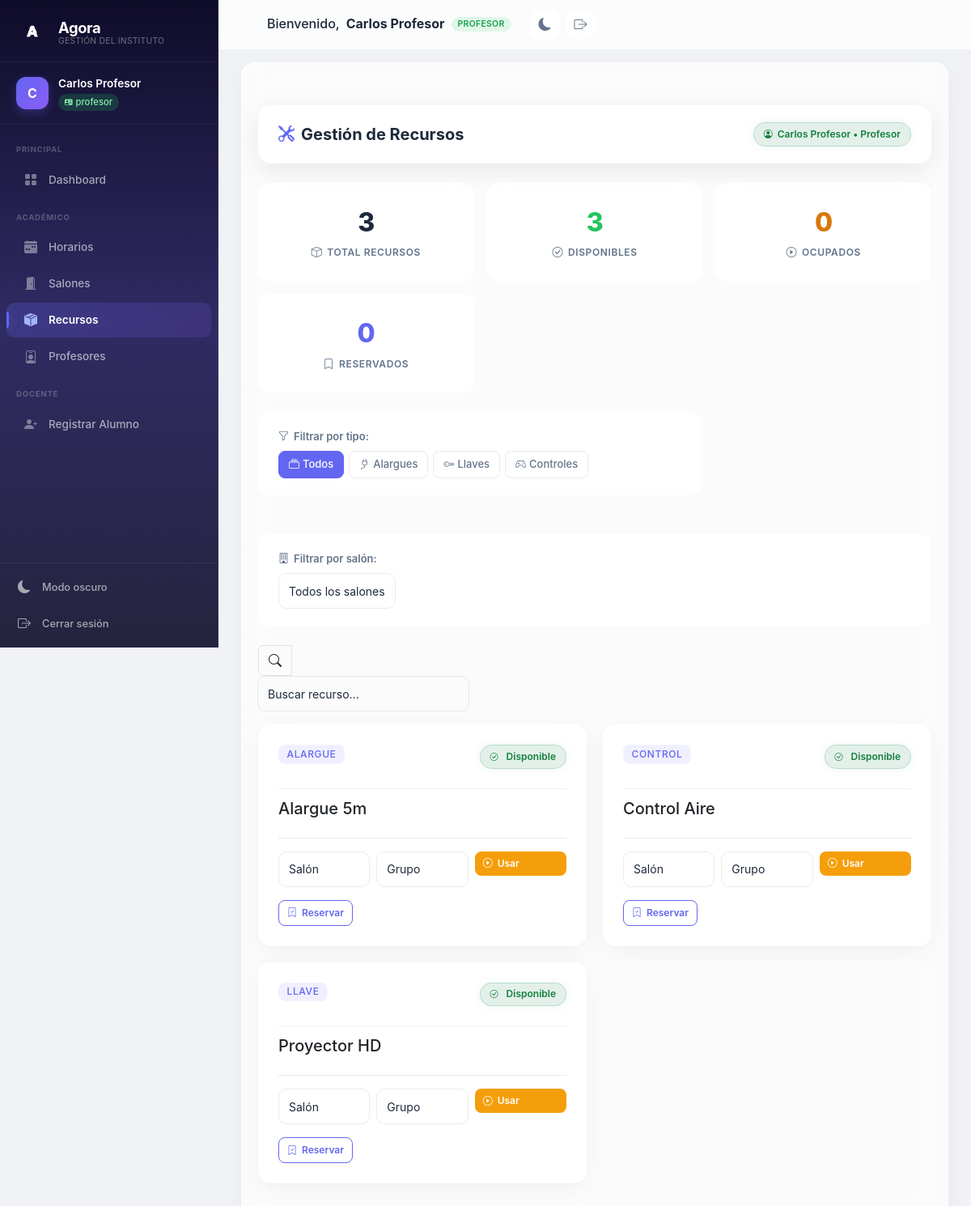
Page /dashboard.php?page=recursos (signed in) on the committed database.
### tables this page shows
CREATE TABLE recursos (
    id          INT UNSIGNED AUTO_INCREMENT PRIMARY KEY,
    nombre      VARCHAR(50) NOT NULL,
    tipo        ENUM('Llave', 'Control', 'Alargue') NOT NULL,
    estado      ENUM('Disponible', 'Ocupado', 'Reservado') NOT NULL DEFAULT 'Disponible',
    descripcion TEXT NULL,
    salon_id    INT UNSIGNED NULL,
    grupo_id    INT UNSIGNED NULL,
    usuario_id  INT UNSIGNED NULL,
    created_at  TIMESTAMP DEFAULT CURRENT_TIMESTAMP,
    updated_at  TIMESTAMP DEFAULT CURRENT_TIMESTAMP ON UPDATE CURRENT_TIMESTAMP,
    FOREIGN KEY (salon_id)   REFERENCES salones(id)  ON DELETE SET NULL,
    FOREIGN KEY (grupo_id)   REFERENCES grupos(id)   ON DELETE SET NULL,
    FOREIGN KEY (usuario_id) REFERENCES usuarios(id) ON DELETE SET NULL,
    INDEX idx_estado (estado),
    INDEX idx_tipo (tipo),
    INDEX idx_salon (salon_id),
    INDEX idx_grupo (grupo_id),
    INDEX idx_usuario (usuario_id)
);

### backend/helpers.php (called while the page is built, shortened)
<?php
function paginate(int $total, int $page, int $per_page): array {
    $total_pages = max(1, (int)ceil($total / $per_page));
    $page = max(1, min($page, $total_pages));
    return [
        'current'  => $page,
        'per_page' => $per_page,
        'total'    => $total,
        'pages'    => $total_pages,
        'offset'   => ($page - 1) * $per_page,
    ];
}

### pages/recursos.php (the view, shortened to what this page needs)
<?php
require_once __DIR__ . '/../backend/db_connection.php';
$conn->set_charset('utf8mb4');
$rol = strtolower($_SESSION['rol'] ?? 'invitado');
$user_id = (int)($_SESSION['user_id'] ?? 0);
$errors = [];
$filtro_tipo = $_GET['tipo'] ?? '';
$filtro_salon = $_GET['salon'] ?? '';
$busqueda = trim($_GET['q'] ?? '');
$current_page = max(1, (int)($_GET['page'] ?? 1));
$per_page = 12;
$q_param = !empty($busqueda) ? '&q=' . urlencode($busqueda) : '';
try {
    $params = [];
    $types = '';
    $where = '';
    $sql_count = "SELECT COUNT(*) AS total FROM recursos r" . $where;
    $total = 0;
    if (!empty($params)) {
        $stmt = $conn->prepare($sql_count);
        $stmt->bind_param($types, ...$params);
        $stmt->execute();
        $total = (int)$stmt->get_result()->fetch_assoc()['total'];
    } else {
        $total = (int)$conn->query($sql_count)->fetch_assoc()['total'];
    }
    $paginfo = paginate($total, $current_page, $per_page);
    $sql_data = "
      SELECT r.*,
             s.nombre_salon,
             g.nombre AS grupo_nombre,
             u.nombre AS usuario_nombre,
             u.rol AS usuario_rol
      FROM recursos r
      LEFT JOIN salones s ON r.salon_id = s.id
      LEFT JOIN grupos g ON r.grupo_id = g.id
      LEFT JOIN usuarios u ON r.usuario_id = u.id
      $where
      ORDER BY r.id DESC
      LIMIT ? OFFSET ?
    ";
    $data_params = $params;
    $data_types = $types;
    $data_params[] = $per_page;
    $data_types .= 'i';
    $data_params[] = $paginfo['offset'];
    $data_types .= 'i';
    $stmt = $conn->prepare($sql_data);
    $stmt->bind_param($data_types, ...$data_params);
    $stmt->execute();
    $res_recursos = $stmt->get_result();
    $salones = $conn->query("SELECT id, nombre_salon FROM salones ORDER BY nombre_salon ASC");
    if ($rol === 'admin') {
        $grupos = $conn->query("SELECT id, nombre FROM grupos ORDER BY nombre ASC");
    } elseif ($rol === 'profesor') {
        $grupos = $conn->query("SELECT DISTINCT g.id, g.nombre FROM grupos g INNER JOIN usuarios u ON u.grupo_id = g.id WHERE u.rol = 'alumno' ORDER BY g.nombre ASC");
    } elseif ($rol === 'alumno') {
        $stmt = $conn->prepare("SELECT g.id, g.nombre FROM grupos g INNER JOIN usuarios u ON u.grupo_id = g.id WHERE u.id = ?");
        $stmt->bind_param('i', $user_id);
        $stmt->execute();
        $grupos = $stmt->get_result();
    }
} catch (Exception $e) {
    $errors[] = $e->getMessage();
    if (!isset($res_recursos)) $res_recursos = null;
    if (!isset($salones)) $salones = null;
    if (!isset($grupos)) $grupos = null;
    $paginfo = paginate(0, 1, $per_page);
}
$stats = ['total' => $total, 'disponibles' => 0, 'ocupados' => 0, 'reservados' => 0];
$recurso_rows = [];
if (isset($res_recursos) && $res_recursos && $res_recursos->num_rows > 0) {
    while ($r = $res_recursos->fetch_assoc()) {
        $recurso_rows[] = $r;
        switch ($r['estado']) {
            case 'Disponible': $stats['disponibles']++; break;
        }
    }
}
$total_recursos = count($recurso_rows);
?>
<div class="recursos-section">
    <div class="page-header">
        <h2>
            <i class="bi bi-tools"></i>
            Gestión de Recursos
        </h2>
        <div class="header-actions">
            <span class="status-badge available">
                <i class="bi bi-person-circle"></i>
                <?= htmlspecialchars($_SESSION['user_name'] ?? 'Usuario', ENT_QUOTES, 'UTF-8') ?> • <?= htmlspecialchars(ucfirst($rol), ENT_QUOTES, 'UTF-8') ?>
            </span>
        </div>
    </div>
    <div class="stats-grid mb-4">
        <div class="stat-card">
            <div class="stat-value"><?= (int)$stats['total'] ?></div>
            <div class="stat-label"><i class="bi bi-box"></i>Total Recursos</div>
        </div>
        <div class="stat-card">
            <div class="stat-value green"><?= (int)$stats['disponibles'] ?></div>
            <div class="stat-label"><i class="bi bi-check-circle"></i>Disponibles</div>
        </div>
        <div class="stat-card">
            <div class="stat-value yellow"><?= (int)$stats['ocupados'] ?></div>
            <div class="stat-label"><i class="bi bi-play-circle"></i>Ocupados</div>
        </div>
        <div class="stat-card">
            <div class="stat-value blue"><?= (int)$stats['reservados'] ?></div>
            <div class="stat-label"><i class="bi bi-bookmark"></i>Reservados</div>
        </div>
    </div>
    <div class="row mb-4">
        <div class="col-md-8">
            <div class="selection-panel">
                <div class="filter-label">
                    <i class="bi bi-funnel"></i>Filtrar por tipo:
                </div>
                <div class="filter-buttons">
                    <a href="dashboard.php?page=recursos<?= $q_param ?><?= !empty($filtro_salon) ? '&salon=' . urlencode($filtro_salon) : '' ?>"
                       class="filter-btn <?= empty($filtro_tipo) ? 'active' : '' ?>">
                        <i class="bi bi-collection"></i> Todos
                    </a>
                    <a href="dashboard.php?page=recursos&tipo=Alargue<?= $q_param ?><?= !empty($filtro_salon) ? '&salon=' . urlencode($filtro_salon) : '' ?>"
                       class="filter-btn <?= $filtro_tipo === 'Alargue' ? 'active' : '' ?>">
                        <i class="bi bi-plug"></i> Alargues
                    </a>
                    <a href="dashboard.php?page=recursos&tipo=Llave<?= $q_param ?><?= !empty($filtro_salon) ? '&salon=' . urlencode($filtro_salon) : '' ?>"
                       class="filter-btn <?= $filtro_tipo === 'Llave' ? 'active' : '' ?>">
                        <i class="bi bi-key"></i> Llaves
                    </a>
                    <a href="dashboard.php?page=recursos&tipo=Control<?= $q_param ?><?= !empty($filtro_salon) ? '&salon=' . urlencode($filtro_salon) : '' ?>"
                       class="filter-btn <?= $filtro_tipo === 'Control' ? 'active' : '' ?>">
                        <i class="bi bi-controller"></i> Controles
                    </a>
                </div>
            </div>
        </div>
        <div class="col-md-4 text-end">
        </div>
    </div>
    <div class="selection-panel">
        <div class="filter-label">
            <i class="bi bi-building"></i>Filtrar por salón:
        </div>
        <div class="filter-buttons">
            <form method="GET" action="dashboard.php" class="d-flex gap-2 align-items-center">
                <select name="salon" class="form-select" style="max-width: 250px;" onchange="this.form.submit()">
                    <option value="">Todos los salones</option>
                </select>
            </form>
        </div>
    </div>
    <div class="row mb-3">
        <div class="col-md-6 col-lg-4">
            <div class="input-group">
                <span class="input-group-text bg-transparent"><i class="bi bi-search"></i></span>
                <input type="text" id="searchRecursos" class="form-control" placeholder="Buscar recurso..."
                       value="<?= htmlspecialchars($busqueda, ENT_QUOTES, 'UTF-8') ?>"
                       autocomplete="off">
            </div>
        </div>
    </div>
    <div class="recursos-grid">
        <?php if ($total_recursos > 0): ?>
            <?php foreach ($recurso_rows as $r): ?>
                <div class="recurso-card card">
                    <div class="recurso-header">
                        <span class="recurso-type badge"><?= htmlspecialchars($r['tipo'], ENT_QUOTES, 'UTF-8') ?></span>
                        <span class="recurso-status status-badge status-<?= htmlspecialchars(strtolower($r['estado']), ENT_QUOTES, 'UTF-8') ?>">
                            <i class="bi bi-<?=
                                $r['estado'] === 'Disponible' ? 'check-circle' :
                                ($r['estado'] === 'Ocupado' ? 'play-circle' : 'bookmark')
                            ?> me-1"></i>
                            <?= htmlspecialchars($r['estado'], ENT_QUOTES, 'UTF-8') ?>
                        </span>
                    </div>
                    <h5 class="recurso-title"><?= htmlspecialchars($r['nombre'], ENT_QUOTES, 'UTF-8') ?></h5>
                    <?php if ($rol === 'admin'): ?>
                        <div class="action-row">
                            <a href="dashboard.php?page=agregar_recursos&edit=<?= (int)$r['id'] ?>" class="btn btn-warning btn-sm" title="Editar recurso">
                                <i class="bi bi-pencil"></i> Editar
                            </a>
                            <a href="backend/recursos_backend.php?delete=<?= (int)$r['id'] ?>" class="btn btn-danger btn-sm" title="Eliminar recurso"
                               onclick="return confirm('¿Estás seguro de eliminar el recurso <?= htmlspecialchars($r['nombre'], ENT_QUOTES, 'UTF-8') ?>?');">
                                <i class="bi bi-trash"></i>
                            </a>
                            <?php if ($r['estado'] === 'Ocupado'): ?>
                                <form method="POST" action="backend/recursos_backend.php">
                                    <input type="hidden" name="accion" value="marcar_uso">
                                    <input type="hidden" name="id" value="<?= (int)$r['id'] ?>">
                                    <input type="hidden" name="tipo_uso" value="liberar">
                                    <input type="hidden" name="mantener_salon" value="<?= $r['tipo'] !== 'Alargue' ? '1' : '0' ?>">
                                    <button type="submit" class="btn btn-success btn-sm" title="Desmarcar recurso">
                                        <i class="bi bi-check-circle me-1"></i> Desmarcar
                                    </button>
                                </form>
                            <?php endif; ?>
                        </div>
                    <?php elseif ($rol === 'profesor'): ?>
                        <div class="action-row">
                            <form method="POST" action="backend/recursos_backend.php" class="usage-form w-100" data-tipo="<?= htmlspecialchars($r['tipo'], ENT_QUOTES, 'UTF-8') ?>">
                                <div class="row g-2">
                                    <?php if ($r['tipo'] === 'Alargue' || empty($r['salon_id'])): ?>
                                        <div class="col-4">
                                            <select name="salon_id" class="form-select form-select-sm" <?= $r['tipo'] === 'Alargue' ? '' : 'required' ?>>
                                                <option value="">Salón</option>
                                            </select>
                                        </div>
                                    <?php endif; ?>
                                    <div class="col-4">
                                        <select name="grupo_id" class="form-select form-select-sm" required>
                                            <option value="">Grupo</option>
                                        </select>
                                    </div>
                                    <div class="col-4">
                                        <?php if ($r['estado'] === 'Disponible'): ?>
                                            <button type="submit" name="tipo_uso" value="ocupar" class="btn btn-warning btn-sm w-100">
                                                <i class="bi bi-play-circle"></i> Usar
                                            </button>
                                        <?php elseif ($r['estado'] === 'Ocupado' && (int)($r['usuario_id'] ?? 0) === $user_id): ?>
                                            <button type="submit" name="tipo_uso" value="liberar" class="btn btn-success btn-sm w-100">
                                                <i class="bi bi-check-circle"></i> Liberar
                                            </button>
                                        <?php elseif ($r['estado'] === 'Reservado' && (int)($r['usuario_id'] ?? 0) === $user_id): ?>
                                            <button type="submit" name="tipo_uso" value="ocupar" class="btn btn-warning btn-sm w-100">
                                                <i class="bi bi-play-circle"></i> Usar
                                            </button>
                                        <?php else: ?>
                                            <button type="button" class="btn btn-outline-secondary btn-sm w-100" disabled>
                                                <i class="bi bi-lock"></i> No disponible
                                            </button>
                                        <?php endif; ?>
                                    </div>
                                </div>
                            </form>
                            <div class="d-flex gap-2 mt-2">
                                <?php if ($r['estado'] === 'Disponible'): ?>
                                    <form method="POST" action="backend/recursos_backend.php">
                                        <button type="submit" class="btn btn-outline-primary btn-sm">
                                            <i class="bi bi-bookmark-check"></i> Reservar
                                        </button>
                                    </form>
                                <?php endif; ?>
                            </div>
                        </div>
                    <?php endif; ?>
                </div>
            <?php endforeach; ?>
        <?php endif; ?>
    </div>
</div>

### rows in the picture
recursos: tipo "ALARGUE", estado "Disponible", nombre "Alargue 5m", shows "Usar"
recursos: tipo "CONTROL", estado "Disponible", nombre "Control Aire", shows "Usar"
recursos: tipo "LLAVE", estado "Disponible", nombre "Proyector HD", shows "Usar"

### other values in the picture
substr($nombre, 0, 1) "C"
$nombre "Carlos Profesor"
$rol "profesor"
$rol "PROFESOR"
$_SESSION['user_name'] "Carlos Profesor"
$rol "Profesor"
$stats['total'] "3"
$stats['disponibles'] "3"
$stats['ocupados'] "0"
$stats['reservados'] "0"
